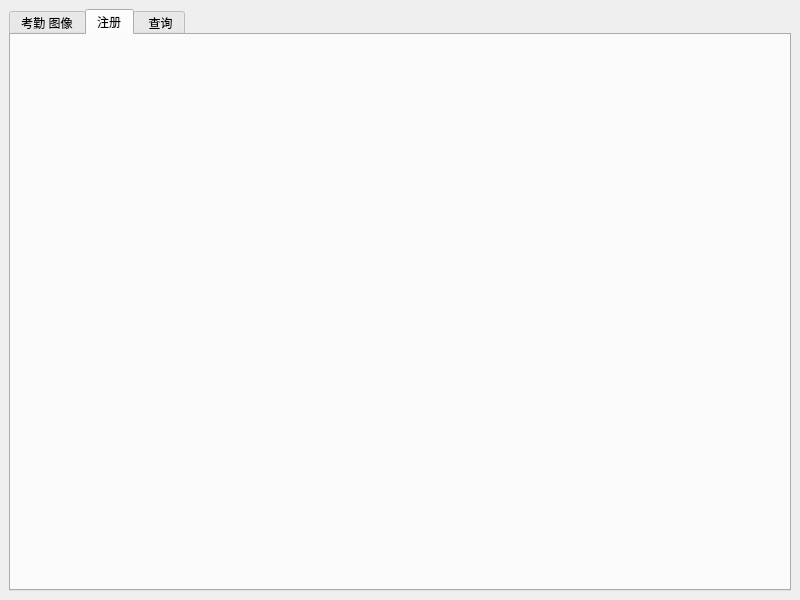
<?xml version="1.0" encoding="UTF-8"?>
<ui version="4.0">
 <class>recognize_server</class>
 <widget class="QMainWindow" name="recognize_server">
  <property name="geometry">
   <rect>
    <x>0</x>
    <y>0</y>
    <width>800</width>
    <height>600</height>
   </rect>
  </property>
  <property name="windowTitle">
   <string>recognize_server</string>
  </property>
  <property name="styleSheet">
   <string notr="true"/>
  </property>
  <widget class="QWidget" name="centralwidget">
   <layout class="QHBoxLayout" name="horizontalLayout">
    <item>
     <widget class="QTabWidget" name="tabWidget">
      <property name="styleSheet">
       <string notr="true"/>
      </property>
      <property name="currentIndex">
       <number>1</number>
      </property>
      <widget class="QWidget" name="showWidget">
       <attribute name="title">
        <string>考勤 图像</string>
       </attribute>
       <widget class="QLabel" name="label">
        <property name="geometry">
         <rect>
          <x>10</x>
          <y>10</y>
          <width>381</width>
          <height>421</height>
         </rect>
        </property>
        <property name="styleSheet">
         <string notr="true">
 border: 2px solid rgb(0, 0, 0); </string>
        </property>
        <property name="text">
         <string/>
        </property>
       </widget>
       <widget class="QLabel" name="now_time">
        <property name="geometry">
         <rect>
          <x>50</x>
          <y>480</y>
          <width>291</width>
          <height>41</height>
         </rect>
        </property>
        <property name="font">
         <font>
          <family>微软雅黑</family>
          <pointsize>14</pointsize>
         </font>
        </property>
        <property name="styleSheet">
         <string notr="true"> border: 2px solid rgb(0, 0, 0); </string>
        </property>
        <property name="text">
         <string/>
        </property>
        <property name="alignment">
         <set>Qt::AlignCenter</set>
        </property>
       </widget>
       <widget class="QLabel" name="label_2">
        <property name="geometry">
         <rect>
          <x>420</x>
          <y>30</y>
          <width>341</width>
          <height>51</height>
         </rect>
        </property>
        <property name="font">
         <font>
          <family>微软雅黑</family>
          <pointsize>22</pointsize>
         </font>
        </property>
        <property name="styleSheet">
         <string notr="true"> border: 2px solid rgb(0, 0, 0); </string>
        </property>
        <property name="text">
         <string>   智能考勤系统服务器界面</string>
        </property>
        <property name="alignment">
         <set>Qt::AlignRight|Qt::AlignTrailing|Qt::AlignVCenter</set>
        </property>
       </widget>
       <widget class="QCalendarWidget" name="calendarWidget">
        <property name="geometry">
         <rect>
          <x>420</x>
          <y>180</y>
          <width>331</width>
          <height>251</height>
         </rect>
        </property>
       </widget>
      </widget>
      <widget class="RegiestWin" name="regiestWidget">
       <attribute name="title">
        <string>注册</string>
       </attribute>
      </widget>
      <widget class="SelectWin" name="selectWidget">
       <attribute name="title">
        <string> 查询</string>
       </attribute>
      </widget>
     </widget>
    </item>
   </layout>
  </widget>
 </widget>
 <customwidgets>
  <customwidget>
   <class>RegiestWin</class>
   <extends>QWidget</extends>
   <header>regiestwin.h</header>
   <container>1</container>
  </customwidget>
  <customwidget>
   <class>SelectWin</class>
   <extends>QWidget</extends>
   <header>selectwin.h</header>
   <container>1</container>
  </customwidget>
 </customwidgets>
 <resources/>
 <connections/>
</ui>
